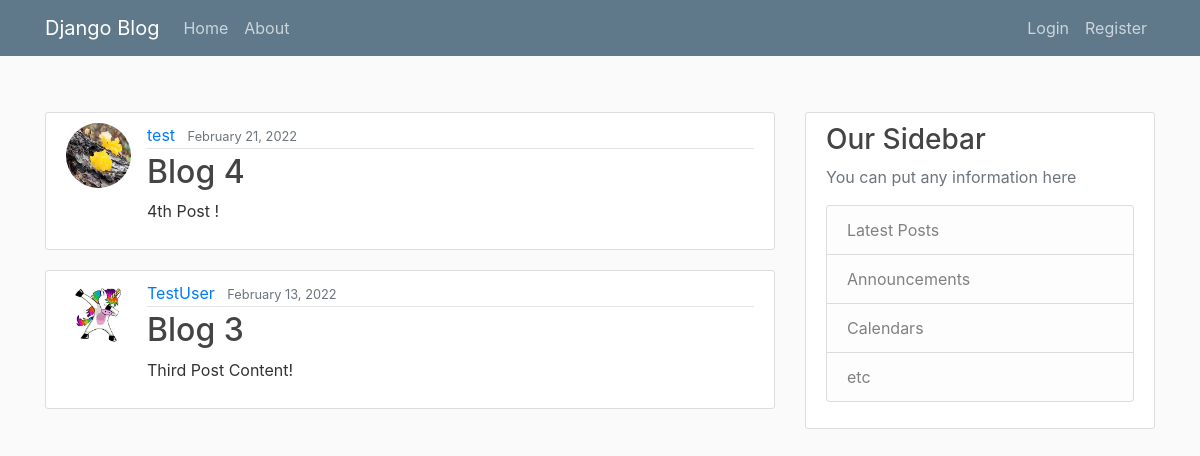
Before: / with the older database file.
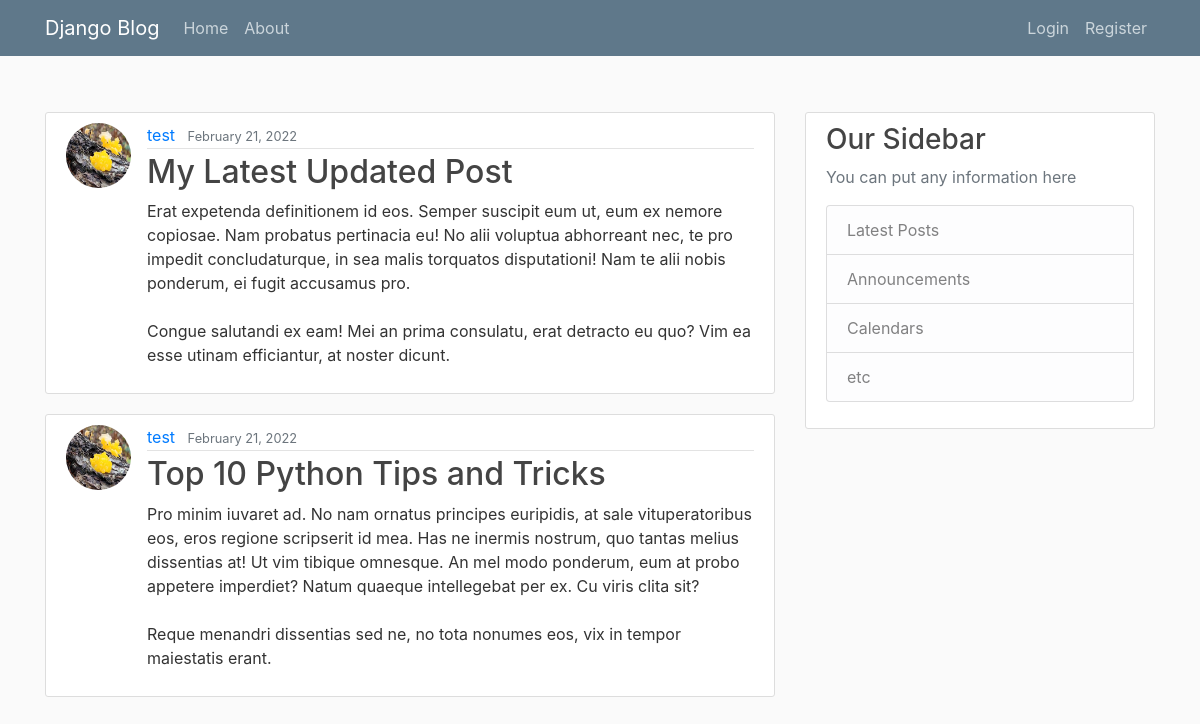
After: the same page with the newer database file.
### blog/models.py (models this page shows, shortened)
class Post(models.Model):
    title = models.CharField(max_length=100)
    content = models.TextField()
    date_posted = models.DateTimeField(default=timezone.now)
    author = models.ForeignKey(User, on_delete=models.CASCADE)

### users/models.py (models this page shows, shortened)
class Profile(models.Model):
    user = models.OneToOneField(User, on_delete=models.CASCADE)
    image = models.ImageField(default='default.jpg', upload_to='profile_pics')

### blog/views.py (the view)
# urls.py: path('', PostListView.as_view(), name='blog-home'),
class PostListView(ListView):
    model = Post
    template_name = 'blog/home.html'  # <app>/<model>_<viewtype>.html
    context_object_name = 'posts'
    ordering = ['-date_posted']
    paginate_by = 2

### blog/templates/blog/home.html
{% extends "blog/base.html" %}
{% block content %}
    {% for post in posts %}
        <article class="media content-section">
            <img class="rounded-circle article-img" src="{{ post.author.profile.image.url }}">
            <div class="media-body">
                <div class="article-metadata">
                    <a class="mr-2" href="#">{{ post.author }}</a>
                    <small class="text-muted">{{ post.date_posted|date:"F d, Y" }}</small>
                </div>
                <h2><a class="article-title" href="{% url 'post-detail' post.id %}">{{ post.title }}</a></h2>
                <p class="article-content">{{ post.content }}</p>
            </div>
        </article>
    {% endfor %}
{% endblock content %}

Changed rows visible on the page:
no longer on this page (row unchanged): Post: author.profile.image (picture), author "test", date_posted "February 21, 2022", title "Blog 4", content "4th Post !"
no longer on this page (row unchanged): Post: author.profile.image (placeholder picture), author "TestUser", date_posted "February 13, 2022", title "Blog 3", content "Third Post Content!"
added Post: author.profile.image (picture), author "test", date_posted "February 21, 2022", title "My Latest Updated Post", content "Erat expetenda definitionem id eos. Semper suscipit eum ut, eum ex nemore copiosae. Nam probatus pertinacia eu! No alii voluptua abhorreant nec, te pro impedit concludaturque, in sea malis torquatos disputationi! Nam te alii nobis ponderum, ei fugit accusamus pro. Congue salutandi ex eam! Mei an prima consulatu, erat detracto eu quo? Vim ea esse utinam efficiantur, at noster dicunt."
added Post: author.profile.image (picture), author "test", date_posted "February 21, 2022", title "Top 10 Python Tips and Tricks", content "Pro minim iuvaret ad. No nam ornatus principes euripidis, at sale vituperatoribus eos, eros regione scripserit id mea. Has ne inermis nostrum, quo tantas melius dissentias at! Ut vim tibique omnesque. An mel modo ponderum, eum at probo appetere imperdiet? Natum quaeque intellegebat per ex. Cu viris clita sit? Reque menandri dissentias sed ne, no tota nonumes eos, vix in tempor maiestatis erant."
